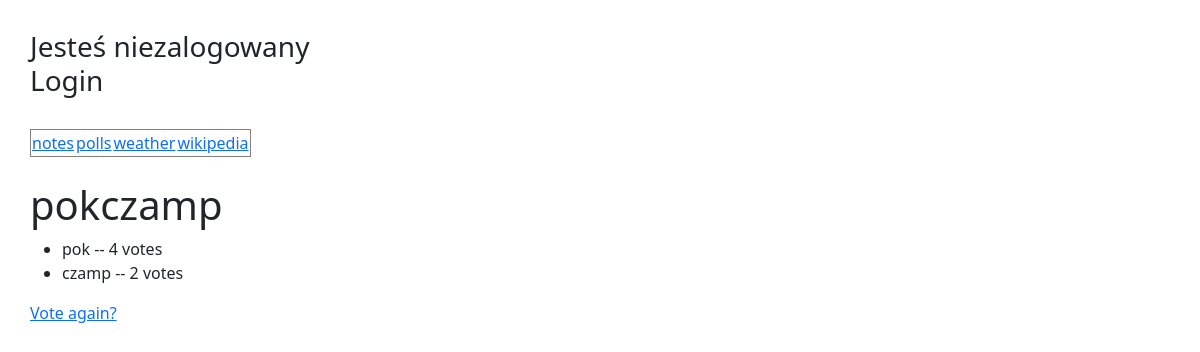
Page /polls/1/results/ on the committed database.
### polls/models.py (models this page shows, shortened)
class Question(models.Model):
    question_text = models.CharField(max_length=200)
    pub_date = models.DateTimeField('date published')

class Choice(models.Model):
    question = models.ForeignKey(Question, on_delete=models.CASCADE)
    choice_text = models.CharField(max_length=200)
    votes = models.IntegerField(default=0)

### polls/views.py (the view)
# urls.py: path('<int:pk>/results/', views.ResultsView.as_view(), name='results'),
class ResultsView(generic.DetailView):
    model = Question
    template_name = 'polls/results.html'

### polls/templates/polls/results.html
{% extends 'index.html' %}
{% block content %}
<h1>{{ question.question_text }}</h1>
<ul>
{% for choice in question.choice_set.all %}
    <li>{{ choice.choice_text }} -- {{ choice.votes }} vote{{ choice.votes|pluralize }}</li>
{% endfor %}
</ul>
<a href="{% url 'polls:detail' question.id %}">Vote again?</a>
{% endblock %}

### rows in the picture
Question: question_text "pokczamp"
Choice: choice_text "pok", votes "4"
Choice: choice_text "czamp", votes "2"
